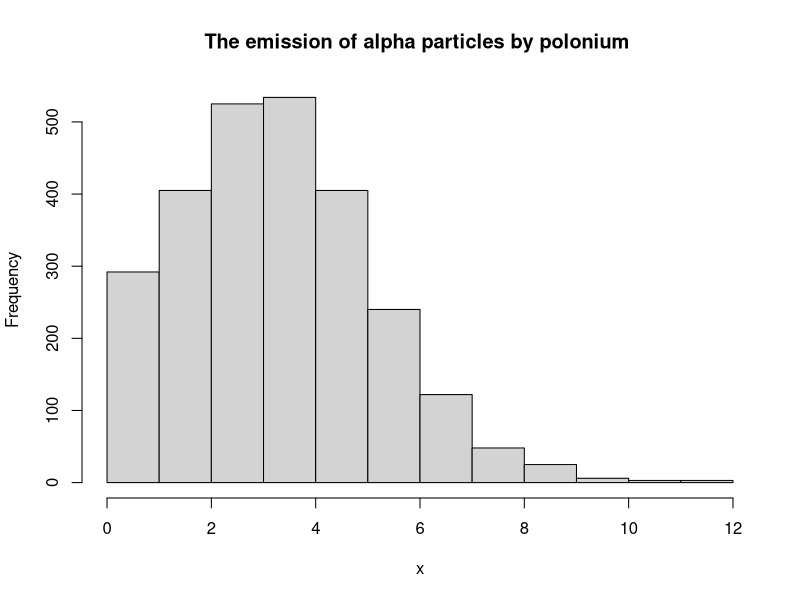

Write the R code that produced this figure.
#1a
x <- dbinom(40,60,0.65)
x

#1b

x <- (1-pbinom(40,60,0.65))
x

#2b

x <- pbinom(19,60,0.5)
x

#2a

x1 <- dbinom(20,60,0.5)
x1

x2<- dbinom(25,60,0.5)
x2

x3 <- dbinom(30,60,0.5)
x3
t<- (x1+x2+x3)
t
#2c


x <- pbinom(30,60,prob=0.5)-pbinom(20,60,prob=0.5)
x


#3

x <- dpois(100, lambda=5)
x
x <- dpois(100, lambda=3)
x
x <- dpois(100, lambda=2)
x
# the width of the distribution increases with lambda. 

#4

x<- rpois(2608, lambda=(10097/2608))
x
hist(x,main="The emission of alpha particles by polonium ")

#5a

z<-ppois(4,7)
z

#5b
z<-(1-ppois(10,7))
z

#5c

ppois(16,7)-ppois(3,7)
